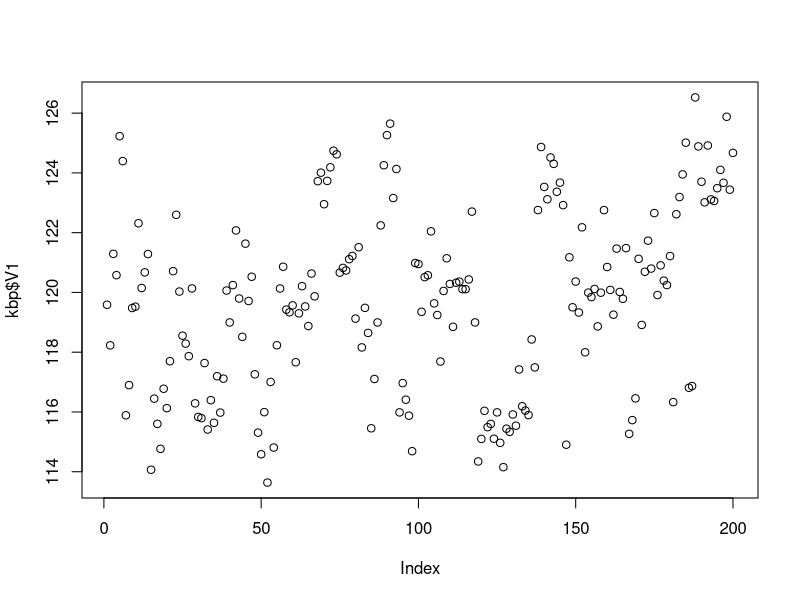
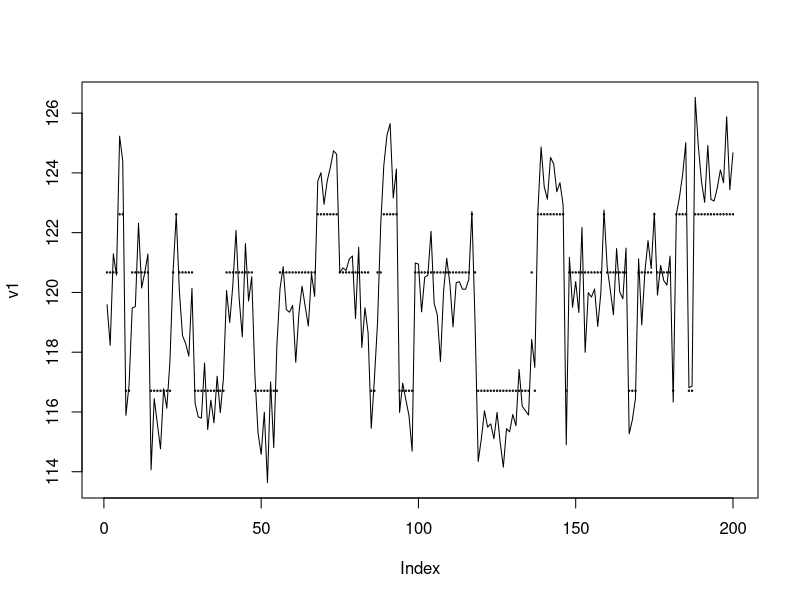
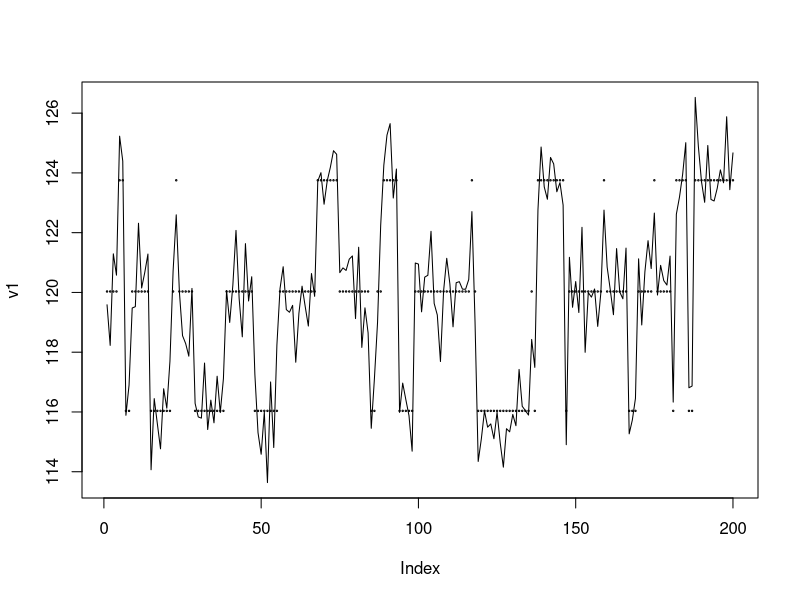

Here is the R script that generated these plots, in order:
## ---- chunk 1
knitr::opts_chunk$set(echo = TRUE)
## ---- chunk 2
#rm(list =ls())
kbp <- read.csv('SBP.csv', header = F)
#kbp
plot(kbp$V1)

v1 <- kbp$V1

sum1 = 0
sum2 = 0
sum3 = 0

attach(kbp)
level_122 <- sum(V1 > 122)
level_118 <- sum(V1 < 118)
level_bet <- length(V1) - level_118 - level_122
level_122
level_118
level_bet
detach(kbp)

for(i in 1:200){
  if (v1[i] < 118){
    sum1 = sum1 +v1[i]
  }
  else if (v1[i] > 122){
    sum2 = sum2 +v1[i]
  }
  else {
    sum3 = sum3 +v1[i]
  }
}

c(sum1/level_118, sum3/level_bet, sum2/level_122)
# For simplicity, I will use 116, 120, 124.
## ---- chunk 3
tpm <- matrix(c(rep(0,9)), nrow = 3, byrow = T)

for(i in 1:(length(v1)-1)){
  if (v1[i] < 118){
    if(v1[i+1] <118){
      tpm[1,1] = tpm[1,1] +1
    }
    else if (v1[i+1] > 122){
      tpm[1,3] = tpm[1,3] +1
    }
    else {
      tpm[1,2] = tpm[1,2] +1
    }
  }
  else if (v1[i] > 122){
    if(v1[i+1] <118){
      tpm[3,1] = tpm[3,1] +1
    }
    else if (v1[i+1] > 122){
      tpm[3,3] = tpm[3,3] +1
    }
    else {
      tpm[3,2] = tpm[3,2] +1
    }
  }
  else {
    if(v1[i+1] <118){
      tpm[2,1] = tpm[2,1] +1
    }
    else if (v1[i+1] > 122){
      tpm[2,3] = tpm[2,3] +1
    }
    else {
      tpm[2,2] = tpm[2,2] +1
    }
  }
}

#check correct: missing one entry as expected
sum(tpm)

# After checking, only the third row needs one more entry. We deduct it from 
# original to normalize it, making the row sum equal to 1.

tpm[1,] = tpm[1,]/level_118
tpm[2,] = tpm[2,]/level_bet
tpm[3,] = tpm[3,]/(level_122-1)

tpm
## ---- chunk 4
# backward

#initialize
beta = list()
input = c(0,0,0)
for (i in 1:200){
  beta[[i]] = input
}

backward_log <- function(v, Q, mu, y){
   for (i in 199:1){
     for (k in 1:3){
      maxi = max(Q[k,1] - log(2*pi)  - (y[i+1] - mu[k])^2/2 +  beta[[i+1]][1]  , 
                 Q[k,2] - log(2*pi)  - (y[i+1] - mu[k])^2/2 +  beta[[i+1]][2], 
                 Q[k,3] - log(2*pi)  - (y[i+1] - mu[k])^2/2 +  beta[[i+1]][3])
      #print(maxi)
      beta[[i]][k] = maxi + log (exp(Q[k,1] - log(2*pi)  - (y[i+1] - mu[k])^2/2  + 
                                       beta[[i+1]][1] - maxi)  + 
                                   exp(Q[k,2] - log(2*pi)  - (y[i+1] - mu[k])^2/2 +
                                         beta[[i+1]][2] - maxi) + 
                                   exp(Q[k,3]  - log(2*pi)  - (y[i+1] - mu[k])^2/2 +
                                         beta[[i+1]][3] - maxi))
     }
     #print(beta[[i]])
   }
   maximum <- max(v[1] - log(2*pi)  - (y[1] - mu[k])^2/2 + beta[[1]][1]  , 
                  v[2] - log(2*pi)  - (y[1] - mu[k])^2/2 +  beta[[1]][2] , 
                  v[3] - log(2*pi)  - (y[1] - mu[k])^2/2 +  beta[[1]][3])
   beta_0 =  maximum + log( exp(v[1] - log(2*pi)  - (y[1] - mu[k])^2/2 +
                                  beta[[1]][1] - maximum)  
                            + exp(v[2] - log(2*pi)  - (y[1] - mu[k])^2/2 +
                                    beta[[1]][2] - maximum) 
                            + exp(v[3] - log(2*pi)  - (y[1] - mu[k])^2/2 +
                                    beta[[1]][3] - maximum) )
   return(beta_0)
 }


# forward

#initialize
alpha = list()
input = c(0,0,0)
for (i in 1:200){
  alpha[[i]] = input
}

forward_log <- function(v, Q, mu, y){
  for (i in 1:3){
  alpha[[1]][i] = v[i] - log(2*pi)- (y[1] - mu[i])^2/2
}
  for (i in 1:199){
    for(k in 1:3){
      maxi = max(alpha[[i]][1] + Q[1,k] ,
                 alpha[[i]][2] + Q[2,k] ,
                 alpha[[i]][3]+ Q[3,k])
      alpha[[i+1]][k] = - log(2*pi)- (y[i+1] - mu[k])^2/2 +maxi 
      + log(exp(alpha[[i]][1] + Q[1,k] - maxi) 
            + exp(alpha[[i]][2] + Q[2,k] - maxi)  
            + exp(alpha[[i]][3] + Q[3,k] - maxi) )
    }
    #print(alpha[[i]])
  }
  alpha_0 = alpha[[200]][1] + alpha[[200]][2] + alpha[[200]][3]
  return(alpha_0)
}
## ---- chunk 5
logQ = log(tpm)
logini_pdf = log(c(1/3,1/3,1/3))
#logv = log(c(116.0365,120.0315,123.7530))
mu =c(116.0365,120.0315,123.7530)
backward_log(logini_pdf, logQ, mu, v1)
forward_log(logini_pdf, logQ, mu, v1)

# change to a more concentrated tpm on the diagonal
tpm1 <- matrix(c(0.8,0.1,0.1,0.1,0.8,0.1,0.1,0.1,0.8), nrow = 3)

backward_log(logini_pdf, log(tpm1), mu, v1)
forward_log(logini_pdf, log(tpm1), mu, v1)

# change mean
mu1 <- c(118,120,122)
backward_log(logini_pdf, logQ, mu1, v1)
forward_log(logini_pdf, logQ, mu1, v1)
## ---- chunk 6
# first rewrite the backward and forward likelihood algos to return all at,bt

# backward

#initialize
beta = list()
input = c(0,0,0)
for (i in 1:200){
  beta[[i]] = input
}

backward <- function(v, Q, mu, y){
   for (i in 199:1){
     for (k in 1:3){
      maxi = max(Q[k,1] - log(2*pi)  - (y[i+1] - mu[k])^2/2 +  beta[[i+1]][1],
                 Q[k,2] - log(2*pi)  - (y[i+1] - mu[k])^2/2 +  beta[[i+1]][2],
                 Q[k,3] - log(2*pi)  - (y[i+1] - mu[k])^2/2 +  beta[[i+1]][3])
      #print(maxi)
      beta[[i]][k] = maxi + log (exp(Q[k,1] - log(2*pi)  - (y[i+1] - mu[k])^2/2 +
                                       beta[[i+1]][1] - maxi)  
                                 + exp(Q[k,2] - log(2*pi)  - (y[i+1] - mu[k])^2/2 +
                                         beta[[i+1]][2] - maxi) 
                                 + exp(Q[k,3] - log(2*pi)  - (y[i+1] - mu[k])^2/2 +
                                         beta[[i+1]][3] - maxi))
     }
     #print(beta[[i]])
   }
   maximum <- max(v[1] - log(2*pi)  - (y[1] - mu[k])^2/2 + beta[[1]][1]  ,
                  v[2] - log(2*pi)  - (y[1] - mu[k])^2/2 +  beta[[1]][2] ,
                  v[3] - log(2*pi)  - (y[1] - mu[k])^2/2 +  beta[[1]][3])
   beta_0 =  maximum + log( 
     exp(v[1] - log(2*pi)  - (y[1] - mu[k])^2/2 + beta[[1]][1] - maximum)  +
     exp(v[2] - log(2*pi)  - (y[1] - mu[k])^2/2 + beta[[1]][2] - maximum) +
     exp(v[3] - log(2*pi)  - (y[1] - mu[k])^2/2 + beta[[1]][3] - maximum) 
     )
   return(beta)
 }


# forward

#initialize
alpha = list()
input = c(0,0,0)
for (i in 1:200){
  alpha[[i]] = input
}

forward <- function(v, Q, mu, y){
  for (i in 1:3){
  alpha[[1]][i] = v[i] - log(2*pi)- (y[1] - mu[i])^2/2
}
  for (i in 1:199){
    for(k in 1:3){
      maxi = max(alpha[[i]][1] + Q[1,k] ,
                 alpha[[i]][2] + Q[2,k] ,
                 alpha[[i]][3]+ Q[3,k])
      alpha[[i+1]][k] = - log(2*pi)- (y[i+1] - mu[k])^2/2 +maxi + 
      log(exp(alpha[[i]][1] + Q[1,k] - maxi) +
           exp(alpha[[i]][2] + Q[2,k] - maxi)  + 
           exp(alpha[[i]][3] + Q[3,k] - maxi) )
    }
    #print(alpha[[i]])
  }
  alpha_0 = alpha[[200]][1] + alpha[[200]][2] + alpha[[200]][3]
  return(alpha)
}

#example
#backward(logini_pdf, logQ, mu, v1)
#forward(logini_pdf, logQ, mu, v1)
## ---- chunk 7
# For simplicity, I will run this algorithm 100 times, 
# and we will observe from graph that likelihood converges.

# set up gamma
gamma = list()
input = c(0,0,0)
for (i in 1:200){
  gamma[[i]] = input
}

# set up gt
gt = list()
input = c(0,0,0)
for (i in 1:200){
  gt[[i]] = list(input, input, input)
}

# store MLE
mle_vector <- c()
## ---- chunk 8
# Get started
em <- function(v, Q, mu, y){
  for(i in 1:3){
    # use forward & backward likelihood to calculate gamma
    alpha = forward(v, Q, mu, y)
    beta = backward(v, Q, mu, y)
    #print(head(alpha))
    # gamma
    for (j in 1:200){
      for (k in 1:3){
        gamma[[j]][k] = alpha[[j]][k] + beta[[j]][k] -
            log(exp(alpha[[j]][1] + beta[[j]][1]) + 
                exp(alpha[[j]][2] + beta[[j]][2]) + 
                exp(alpha[[j]][3] + beta[[j]][3]))
      }
    }
    # the sum over i of the gamma_t(i) must be one
    test1 = 0
    for (j in 1:200){
      test1 = exp(gamma[[j]][1]) + exp(gamma[[j]][2])+ exp(gamma[[j]][3])
      #print(test1)
    }
    # update initial prob
    v[1] = gamma[[1]][1]
    v[2] = gamma[[1]][2]
    v[3] = gamma[[1]][3]
    # gt
    for ( q in 2:200){
      denominator1 = 0
      maxi = 0
      for (ii in 1:3){
        for (jj in 1:3){
          maxi =  max(maxi, beta[[q]][jj] - log(2*pi)  -
            (y[q] - mu[jj])^2/2 + Q[ii,jj] + alpha[[q-1]][ii]) 
        }
      }
      for (ii in 1:3){
        for (jj in 1:3){
          helper = exp(beta[[q]][jj] - log(2*pi)  -
            (y[q] - mu[jj])^2/2 + Q[ii,jj] + alpha[[q-1]][ii] - maxi)
          denominator1 = denominator1 + helper
        }
      }
      denominator1 = maxi + log(denominator1)
      #print(denominator1)
      for (w in 1:3){
        for (e in 1:3){
          numerator1 = beta[[q]][e] - log(2*pi)  - (y[q] - mu[e])^2/2 + Q[w,e] + alpha[[q-1]][w]
          gt[[q]][[w]][e] = numerator1 - denominator1
        }
      }
    }
    # test if the sum of the g_t(i, j) over j should give you gamma_{t-1}(i).
    for (j in 1:3){
      #print(gt[[i+1]][[j]][1]+gt[[i+1]][[j]][2] + gt[[i+1]][[j]][3])
      #print(gamma[[i]][j])
    }
    # update tpm
    for (j in 1:3){
      for (k in 1:3){
        numerator2 = 0
        denominator2 = 0
        for (kk in 2:200){
          numerator2 = numerator2 + exp(gt[[kk]][[j]][k])
        }
        for (jk in 1:199){
          denominator2 = denominator2 +  exp(gamma[[jk]][j])
        }
        Q[j,k] = log(numerator2) - log(denominator2)
    }
    }
    #print(Q)
    # update e
    for (j in 1:3){
      numerator3 = 0
      denominator3 = 0
      for (k in 1:200){
        numerator3 = numerator3 + gamma[[k]][j]*y[k]
        denominator3 = denominator3 + gamma[[k]][j]
      }
      mu[j] = numerator3/denominator3
    }
    print(mu)
    # calculate MLE for comparison
    mle_vector[i] = backward_log(v, Q, mu, y)
  }
  
  return(mle_vector)
}

em(logini_pdf, logQ, mu, v1)
## ---- chunk 9
#use of lists
try <- list()
try[[1]] = c(1,2,3)
try[[2]] = c(2,3,4)
class(try)
min(try[[1]])
try[[1]][3]


try[[1]] = list(c(100,12), c(12,19))
try[[1]][[2]]

sb = c()
for (ii in 1:3){
  sb[ii] = 1
  for (i in 1:5){
    sb[ii] = sb[ii] +5
  }
  for (i in 1:2){
    sb[ii] = sb[ii] +100
  }
}


log(6)
log(2)+log(4)
## ---- chunk 10
#initialize
di = list()
input = c(0,0,0)
for (i in 1:200){
  di[[i]] = input
}

fi = list()
input = c(0,0,0)
for (i in 1:200){
  fi[[i]] = input
}

xn = list()
for (i in 1:200){
  xn[[i]] = c(0)
}

viterbi <- function(v, Q, mu, y){
  for(k in 1:3){
    di[[1]][k] = v[k] - log(2*pi)- (y[1] - mu[k])^2/2
    #print(di[[1]])
  }
  for (i in 2:200){
    for (j in 1:3){
      maximum = max(di[[i-1]][1]+ Q[1,j], di[[i-1]][2]+ Q[2,j], di[[i-1]][3]+ Q[3,j])
      di[[i]][j] = - log(2*pi)- (y[i] - mu[j])^2/2 + maximum
      if (di[[i-1]][1] + Q[1,j] == maximum){
        fi[[i]][j] = 1
      }
      else if (di[[i-1]][2] + Q[2,j] == maximum){
        fi[[i]][j] = 2
      }
      else{
        fi[[i]][j] = 3
      }
    }
  }
  #print(di)
  maximum1 = max(di[[200]][1],di[[200]][2],di[[200]][3])
  if (di[[200]][1] == maximum1){
        xn[[200]] =1
      }
      else if (di[[200]][2] == maximum1){
        xn[[200]] = 2
      }
      else{
        xn[[200]] = 3
      }
  for (t in 199:1){
      maximum2 = max(di[[t]][1],di[[t]][2],di[[t]][3])
      if (di[[t]][1] == maximum2){
        xn[[t]] =1
      }
      else if (di[[t]][2] == maximum2){
        xn[[t]] = 2
      }
      else{
        xn[[t]] = 3
      }
  }
  return(xn)
}

predict_state <- viterbi(logini_pdf, logQ, mu, v1)
states_pred <- unlist(predict_state)
states_pred
## ---- chunk 11
means = c()
predicted <- c(116.7098, 120.6695, 122.6148)
for (i in 1:200){
  if (states_pred[i] == 1){
    means[i] = predicted[1]
  }
  else if (states_pred[i] == 2){
    means[i] = predicted[2]
  }
  else {
    means[i] = predicted[3]
  }
}

plot(v1, type = "l", lty = 1);points(means, cex =0.2)

predicted <- c(116.0365, 120.0315, 123.7530)
for (i in 1:200){
  if (states_pred[i] == 1){
    means[i] = predicted[1]
  }
  else if (states_pred[i] == 2){
    means[i] = predicted[2]
  }
  else {
    means[i] = predicted[3]
  }
}

plot(v1, type = "l", lty = 1);points(means, cex =0.2)
